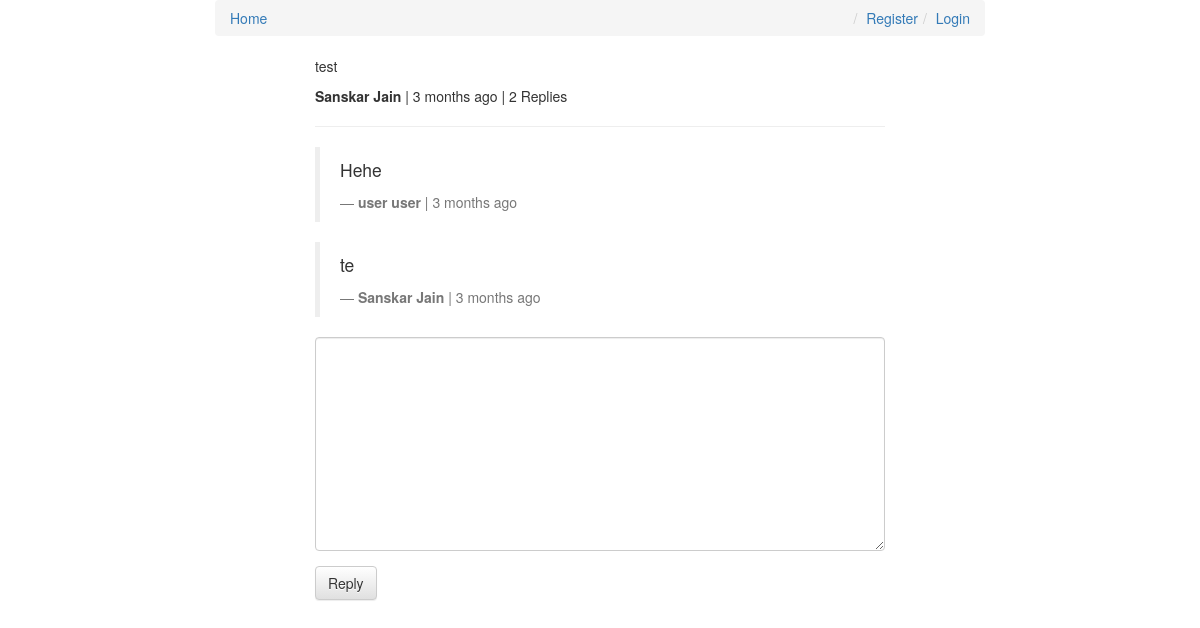
Page /comments/17 on the committed database.
### comments/models.py (models this page shows, shortened)
class Comment(models.Model):
	user 			= models.ForeignKey(settings.AUTH_USER_MODEL, default=1, on_delete=models.CASCADE)
	content_type 	= models.ForeignKey(ContentType, on_delete=models.CASCADE)
	object_id 		= models.PositiveIntegerField()
	content_object 	= GenericForeignKey('content_type', 'object_id')
	parent			= models.ForeignKey('self', null=True, blank=True, on_delete=models.CASCADE)
	content 		= models.TextField()
	created_on 		= models.DateTimeField(auto_now_add=True)
	objects = CommentManager()
	class Meta:
		ordering = ['-created_on']
	def children(self):
		return Comment.objects.filter(parent=self)

### comments/views.py (the view, shortened to what this page needs)
# urls.py: path('<int:id>', comment_thread, name='thread'),
def comment_thread(request, id=None):
	try:
		obj = Comment.objects.get(id=id)
	except:
		raise Http404
	initial_data = {
		'content_type': obj.content_type,
		'object_id': obj.object_id
	}
	form = CommentForm(request.POST or None, initial=initial_data)
	context = {
		'comment': obj,
		'form': form,
	}
	return render(request, 'comment_thread.html', context)

### comments/forms.py
class CommentForm(forms.Form):
	content_type 	= forms.CharField(widget=forms.HiddenInput)
	object_id 		= forms.IntegerField(widget=forms.HiddenInput)
	content 		= forms.CharField(label='',widget=forms.Textarea)

### templates/comment_thread.html (shortened to what this page needs)
{% extends 'base.html' %}
{% load urlify %}
{% load crispy_forms_tags %}
{% block content %}
	<div class="col-sm-6 col-sm-offset-3">
		<p>{{ comment.content }}</p>
		<footer><strong>{{ comment.user.get_full_name }} </strong>| {{ comment.created_on|timesince }} ago {% if comment.children.count > 0 %}| {{ comment.children.count }} Repl{% endif %}{% if comment.children.count > 1 %}ies{% elif comment.children.count > 0 %}y{% endif %} </footer>
		<hr />
		<div>
			{% for child_comment in comment.children %}
				<blockquote>
					<p>{{ child_comment.content }}</p>
					<footer><strong>{{ child_comment.user.get_full_name }} </strong>| {{ child_comment.created_on|timesince }} ago
					</footer>
				</blockquote>
			{% endfor %}
			<form method="POST" action="">
				{{ form|crispy }}
				<input type="submit" class="btn btn-default" value="Reply">
			</form>
		</div>
	</div>
{% endblock %}

### templates/base.html (shortened to what this page needs)
<!DOCTYPE html>
{% load static %}
<html>
<head>
	<link rel="stylesheet" href="https://maxcdn.bootstrapcdn.com/bootstrap/3.3.7/css/bootstrap.min.css">
	<link rel="stylesheet" href="https://maxcdn.bootstrapcdn.com/bootstrap/3.3.7/css/bootstrap-theme.min.css">
	<link rel="stylesheet" type="text/css" href="{% static "css/base.css" %}">
	<link rel="stylesheet" href="https://use.fontawesome.com/releases/v5.0.13/css/all.css">
</head>
<body>
	<div class="col-sm-8 col-sm-offset-2">
		<ol class="breadcrumb">
			<li><a href="{% url 'posts:list' %}">Home</a></li>
			{% if not request.user.is_authenticated %}
				<li class="pull-right"><a href="{% url 'login' %}">Login</a></li>
				<li class="pull-right"><a href="{% url 'register' %}">Register</a></li>
			{% else %}
				<li class="pull-right"><a href="{% url 'logout' %}">Logout</a></li>
			{% endif %}
		</ol>
	</div>
	{% block content %}
	{% endblock %}
</body>
</html>

### rows in the picture
Comment: content "test", user.get_full_name "Sanskar Jain", created_on "3 months", children.count "2"
Comment: content "Hehe", user.get_full_name "user user", created_on "3 months"
Comment: content "te", user.get_full_name "Sanskar Jain", created_on "3 months"
